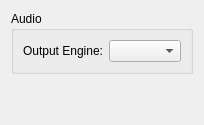
<?xml version="1.0" encoding="utf-8"?>

<ui version="4.0">
 <class>ConfigureAudio</class>
 <widget class="QWidget" name="ConfigureAudio">
  <layout class="QVBoxLayout">
   <item>
    <widget class="QGroupBox">
     <property name="title">
      <string>Audio</string>
     </property>
     <layout class="QVBoxLayout">
      <item>
       <layout class="QHBoxLayout">
        <item>
         <widget class="QLabel">
          <property name="text">
           <string>Output Engine:</string>
          </property>
         </widget>
        </item>
        <item>
         <widget class="QComboBox" name="output_sink_combo_box">
         </widget>
        </item>
       </layout>
      </item>
     </layout>
    </widget>
   </item>
   <item>
    <spacer>
     <property name="orientation">
      <enum>Qt::Vertical</enum>
     </property>
     <property name="sizeHint" stdset="0">
      <size>
       <width>20</width>
       <height>40</height>
      </size>
     </property>
    </spacer>
   </item>
  </layout>
 </widget>
 <resources />
 <connections />
</ui>
